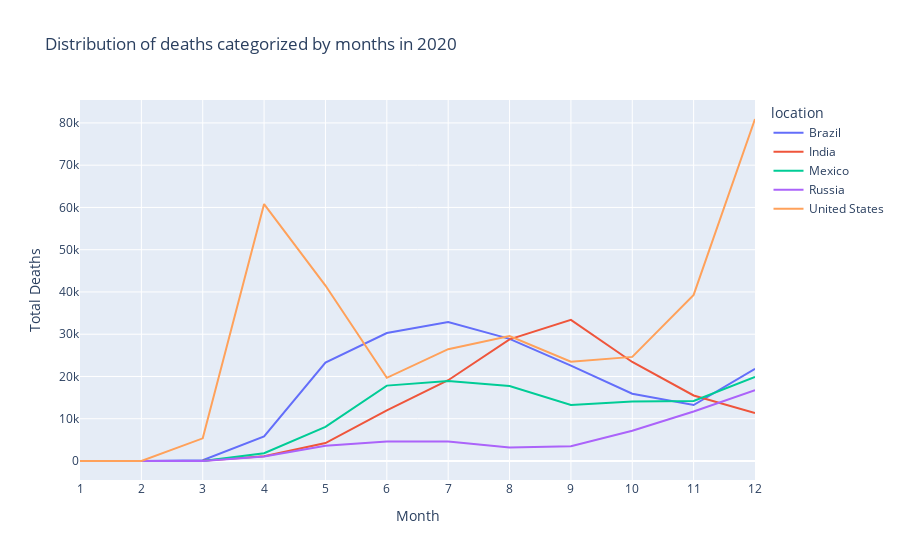

This figure's notebook cell:
### Markdown cell above
The word 'wave' had become synonymous to covid. First wave, second wave were all making the rounds in 2020. People had forgotten the dictionary definition of 'wave'.Such was the horrific impact of covid. The below two graphs analyze the deaths caused by covid 19 grupued by months. India experienced a deadly second wave with the maximum deaths taking place in the month of April, 2021. Let us see how did the number of deaths vary acoording to the months in the year 2020 and 2021.

### Code cell
df2 = df[(df["location"].isin(df1.location[:5])==True) & (df["Year"] == 2020)].sort_values(by = "Month")  # Filtering original dataframe to analyse only the top 10 countries in terms of total deaths

df_2020_deaths = df2.groupby(["location", "Month"], as_index=False)["new_deaths"].sum()
p = px.line(df_2020_deaths,x="Month", y="new_deaths",line_group="location",color="location",labels={"new_deaths":"Total Deaths"}, title = "Distribution of deaths categorized by months in 2020")
p.update_xaxes(range=[1,12],dtick=1)
p.show()

### Figure 1 — Plotly figure (JSON) as saved in the notebook; plotly's stock layout.template omitted (floating-point values rounded to 4 significant figures)
{"data": [{"hovertemplate": "location=Brazil<br>Month=%{x}<br>Total Deaths=%{y}<extra></extra>", "legendgroup": "Brazil", "line": {"color": "#636efa", "dash": "solid"}, "marker": {"symbol": "circle"}, "mode": "lines", "name": "Brazil", "orientation": "v", "showlegend": true, "type": "scatter", "x": [2, 3, 4, 5, 6, 7, 8, 9, 10, 11, 12], "xaxis": "x", "y": [0, 201, 5805, 23308, 30280, 32881, 28906, 22571, 15932, 13236, 21829], "yaxis": "y"}, {"hovertemplate": "location=India<br>Month=%{x}<br>Total Deaths=%{y}<extra></extra>", "legendgroup": "India", "line": {"color": "#EF553B", "dash": "solid"}, "marker": {"symbol": "circle"}, "mode": "lines", "name": "India", "orientation": "v", "showlegend": true, "type": "scatter", "x": [1, 2, 3, 4, 5, 6, 7, 8, 9, 10, 11, 12], "xaxis": "x", "y": [0, 0, 35, 1119, 4254, 11992, 19111, 28777, 33390, 23433, 15510, 11373], "yaxis": "y"}, {"hovertemplate": "location=Mexico<br>Month=%{x}<br>Total Deaths=%{y}<extra></extra>", "legendgroup": "Mexico", "line": {"color": "#00cc96", "dash": "solid"}, "marker": {"symbol": "circle"}, "mode": "lines", "name": "Mexico", "orientation": "v", "showlegend": true, "type": "scatter", "x": [1, 2, 3, 4, 5, 6, 7, 8, 9, 10, 11, 12], "xaxis": "x", "y": [0, 0, 29, 1830, 8071, 17839, 18919, 17726, 13232, 14107, 14187, 19867], "yaxis": "y"}, {"hovertemplate": "location=Russia<br>Month=%{x}<br>Total Deaths=%{y}<extra></extra>", "legendgroup": "Russia", "line": {"color": "#ab63fa", "dash": "solid"}, "marker": {"symbol": "circle"}, "mode": "lines", "name": "Russia", "orientation": "v", "showlegend": true, "type": "scatter", "x": [1, 2, 3, 4, 5, 6, 7, 8, 9, 10, 11, 12], "xaxis": "x", "y": [0, 0, 17, 1056, 3620, 4613, 4633, 3189, 3502, 7157, 11704, 16780], "yaxis": "y"}, {"hovertemplate": "location=United States<br>Month=%{x}<br>Total Deaths=%{y}<extra></extra>", "legendgroup": "United States", "line": {"color": "#FFA15A", "dash": "solid"}, "marker": {"symbol": "circle"}, "mode": "lines", "name": "United States", "orientation": "v", "showlegend": true, "type": "scatter", "x": [1, 2, 3, 4, 5, 6, 7, 8, 9, 10, 11, 12], "xaxis": "x", "y": [0, 1, 5358, 60795, 41520, 19691, 26463, 29555, 23497, 24635, 39312, 80927], "yaxis": "y"}], "layout": {"legend": {"title": {"text": "location"}, "tracegroupgap": 0}, "title": {"text": "Distribution of deaths categorized by months in 2020"}, "xaxis": {"anchor": "y", "domain": [0, 1], "dtick": 1, "range": [1, 12], "title": {"text": "Month"}}, "yaxis": {"anchor": "x", "domain": [0, 1], "title": {"text": "Total Deaths"}}}}
